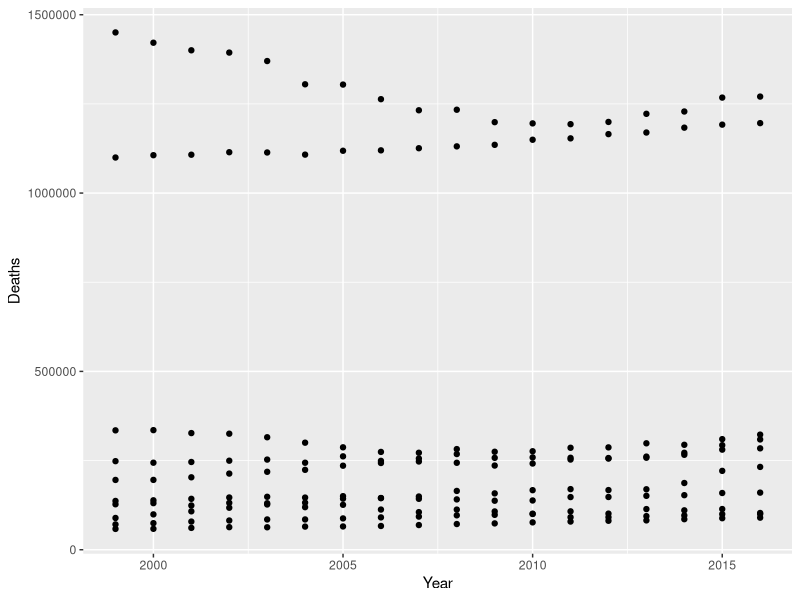

This chart was generated by the following R code:
library(tidyverse)
library(readxl)
library(ggplot2)
library(ggthemes)

NCHS <- read.csv("NCHS.csv") %>% 
  select(-X113.Cause.Name)


# Projected nationwide trends of all 10 (or 5?)

trends <- NCHS %>% 
  select(Year, Cause.Name, Deaths) %>% 
  group_by(Year, Cause.Name) %>% 
  summarize("Deaths" = sum(Deaths)) %>% 
  filter(Cause.Name != "All causes")

p <- ggplot(trends, aes(x = Year, y = Deaths)) +
  geom_point()



# Map with shading according to number 1 killer in past 5 years


